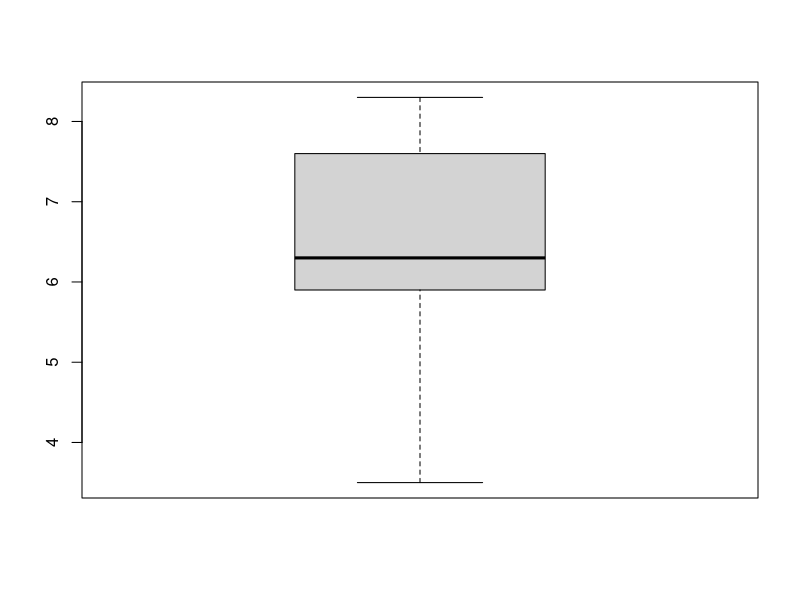
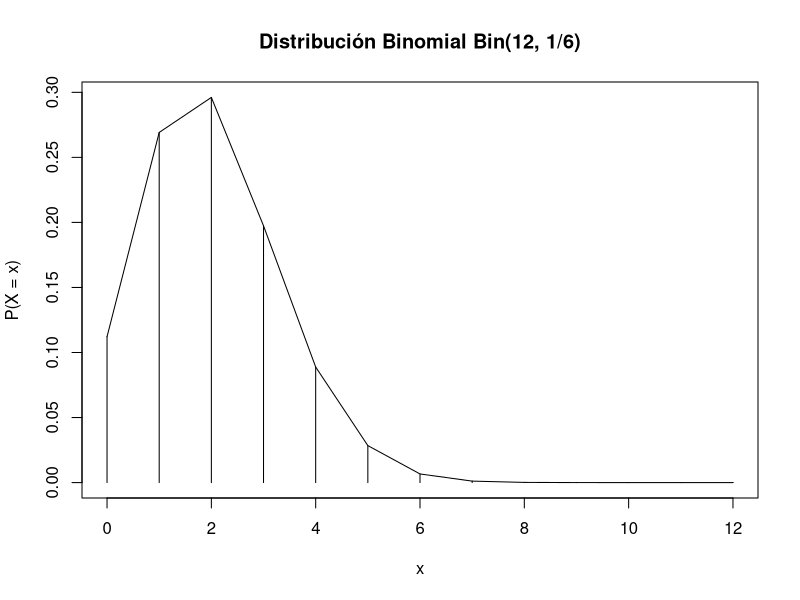
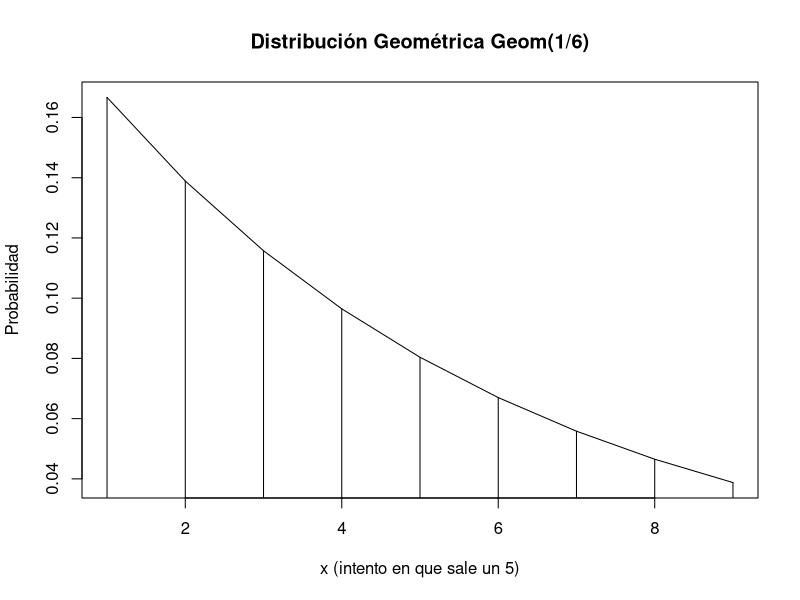

Generate these figures, in order, with R:
# -----------------------------
# PRIMER EJERCICIO
# -----------------------------

# 2. Crear un vector de datos
dades <- c(5.9, 6.2, 8.3, 6.3, 6.1, 7.1, 7.0, 7.6, 4.8, 3.5, 4.0, 6.3, 7.9, 8.0)

# 3. Visualizar el contenido del vector
dades

# 4. Calcular la media manualmente (también se puede calcular así, pero usaremos funciones más abajo)
media_manual <- sum(dades) / length(dades)
media_manual

# 5. Suma de todos los valores
sum(dades)

# 6. Longitud del vector
length(dades)

# 7. Calcular la media con fórmula
sum(dades) / length(dades)

# 8. Calcular la media con función
mean(dades)

# 9. Varianza sin corregir (poblacional)
sum((dades - mean(dades))^2) / length(dades)

# 10. Varianza corregida (muestral)
var(dades)

# 11. Cálculo manual de varianza corregida
sum((dades - mean(dades))^2) / (length(dades) - 1)

# 12. Ordenar los datos
sort(dades)

# 13–14. Calcular la mediana
median(dades)

# 15–17. Cuartiles
quantile(dades, c(0.25))  # Primer cuartil
quantile(dades, c(0.75))  # Tercer cuartil

# 18. Boxplot (diagrama de caja)
boxplot(dades)

# 19. Crear nuevo vector con diez veces el número 3
dades2 <- rep(3, 10)
dades2

# Media y varianza del nuevo vector
mean(dades2)
var(dades2)

# -----------------------------
# SEGUNDO EJERCICIO
# -----------------------------

# 1. Calcular manualmente una probabilidad binomial (por ejemplo, P(X=0))
choose(12, 0) * (1/6)^0 * (1 - 1/6)^(12 - 0)

# 2–3. Calcular todas las probabilidades de una binomial Bin(12, 1/6)
nums <- 0:12
probabilidades <- dbinom(nums, size = 12, prob = 1/6)
probabilidades

# 4. Verificar que suman 1
sum(probabilidades)

# 5–6. Representación gráfica de la distribución
plot(nums, probabilidades, type = "h", main = "Distribución Binomial Bin(12, 1/6)", xlab = "x", ylab = "P(X = x)")
lines(nums, probabilidades)

# -----------------------------
# TERCER EJERCICIO
# -----------------------------

# 1. Calcular probabilidades manuales de Geom(1/6) para x=1 a x=9
nums_geo <- 1:9
prob_geo_manual <- (1/6) * (1 - 1/6)^(nums_geo - 1)
prob_geo_manual

# 2. Usar dgeom para calcular lo mismo (dgeom cuenta "fallos antes del primer éxito")
nums_dgeom <- 0:8
prob_geo_func <- dgeom(nums_dgeom, prob = 1/6)
prob_geo_func

# 3. Representación gráfica de la distribución geométrica
plot(nums_geo, prob_geo_manual, type = "h", main = "Distribución Geométrica Geom(1/6)", xlab = "x (intento en que sale un 5)", ylab = "Probabilidad")
lines(nums_geo, prob_geo_manual)

# -----------------------------
# CUARTO EJERCICIO
# -----------------------------

# Probabilidad de obtener entre 8 y 12 puntuaciones pares al lanzar 20 dados (Bin(20, 0.5))
nums_par <- 8:12
prob_par <- dbinom(nums_par, size = 20, prob = 0.5)
prob_par
sum(prob_par)  # Resultado total
